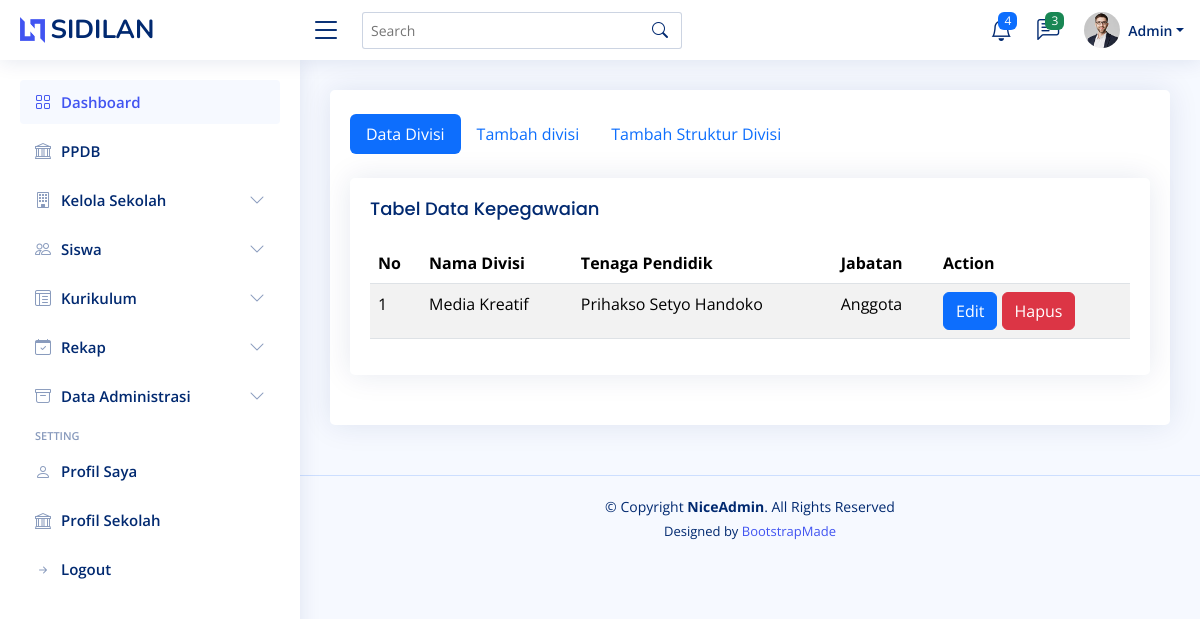
Screenshot of /sidilan.smpunggulanzaha/admin/kepegawaian.php (signed in) with the database file from the repository.
### tables this page shows
CREATE TABLE `kepegawaian` (
  `id_kepegawaian` int(11) NOT NULL,
  `id_tp` int(11) DEFAULT NULL,
  `id_jabatan` int(11) DEFAULT NULL,
  `id_divisi` int(11) DEFAULT NULL,
  `id_roledivisi` int(11) DEFAULT NULL,
  `nip` varchar(20) DEFAULT NULL,
  `status` varchar(50) DEFAULT NULL,
  `tgl_mulai` date DEFAULT NULL
);

CREATE TABLE `divisi` (
  `id_divisi` int(11) NOT NULL,
  `id_sekolah` int(11) DEFAULT NULL,
  `divisi` varchar(100) DEFAULT NULL
);

CREATE TABLE `tenaga_pendidik` (
  `id_tp` int(11) NOT NULL,
  `id_sekolah` int(11) DEFAULT NULL,
  `nama` varchar(255) NOT NULL,
  `foto` varchar(255) NOT NULL,
  `email` varchar(100) DEFAULT NULL,
  `role` varchar(25) DEFAULT NULL,
  `gelar` varchar(50) DEFAULT NULL,
  `telepon` varchar(20) DEFAULT NULL,
  `jenis_identitas` varchar(50) DEFAULT NULL,
  `no_identitas` varchar(100) DEFAULT NULL,
  `jk` enum('L','P') DEFAULT NULL,
  `agama` varchar(50) DEFAULT NULL,
  `tempat_lahir` varchar(100) DEFAULT NULL,
  `tgl_lahir` date NOT NULL,
  `alamat` text DEFAULT NULL,
  `pass` varchar(255) NOT NULL,
  `provinsi` varchar(100) NOT NULL,
  `kota` varchar(100) NOT NULL,
  `kecamatan` varchar(100) NOT NULL,
  `kode` int(11) NOT NULL
);

CREATE TABLE `role_divisi` (
  `id_roledivisi` int(11) NOT NULL,
  `role_divisi` varchar(100) DEFAULT NULL
);

### sidilan.smpunggulanzaha/admin/kepegawaian.php (the view, shortened to what this page needs)
<?php include '../components/header.php' ?>
<?php include '../components/admin_navbar.php' ?>
<main id="main" class="main">
  <section class="section">
    <div class="row">
      <div class="col-lg-12">
        <div class="card">
          <div class="card-body">
            <br>
            <ul class="nav nav-pills mb-3" id="pills-tab" role="tablist">
              <li class="nav-item" role="presentation">
                <button class="nav-link active" id="pills-home-tab" data-bs-toggle="pill" data-bs-target="#pills-home" type="button" role="tab" aria-controls="pills-home" aria-selected="true">Data Divisi</button>
              </li>
              <li class="nav-item" role="presentation">
                <button class="nav-link" id="pills-input-tab" data-bs-toggle="pill" data-bs-target="#pills-input" type="button" role="tab" aria-controls="pills-input" aria-selected="false">Tambah divisi</button>
              </li>
              <li class="nav-item" role="presentation">
                <button class="nav-link" id="pills-struktur-tab" data-bs-toggle="pill" data-bs-target="#pills-struktur" type="button" role="tab" aria-controls="pills-struktur" aria-selected="false">Tambah Struktur Divisi</button>
              </li>
            </ul>
            <div class="tab-content pt-2" id="myTabContent">
              <div class="tab-pane fade show active" id="pills-home" role="tabpanel" aria-labelledby="home-tab">
                <div class="card">
                  <div class="card-body">
                    <h5 class="card-title">Tabel Data Kepegawaian</h5>
                    <?php
                    $query = "SELECT
                                              kepegawaian.*,
                                              divisi.divisi,
                                              role_divisi.role_divisi,
                                              tenaga_pendidik.nama
                                          FROM
                                              kepegawaian
                                          JOIN
                                              divisi ON kepegawaian.id_divisi = divisi.id_divisi
                                          JOIN
                                              role_divisi ON kepegawaian.id_roledivisi = role_divisi.id_roledivisi
                                          JOIN
                                              tenaga_pendidik ON kepegawaian.id_tp = tenaga_pendidik.id_tp
                                          ORDER BY
                                              divisi.divisi ASC,
                                              role_divisi.id_roledivisi ASC;
                                          ";
                    $result = $conn->query($query);
                    ?>
                    <table class="table table-striped">
                      <thead>
                        <tr>
                          <th scope="col">No</th>
                          <th scope="col">Nama Divisi</th>
                          <th scope="col">Tenaga Pendidik</th>
                          <th scope="col">Jabatan</th>
                          <th scope="col">Action</th>
                        </tr>
                      </thead>
                      <tbody>
                        <?php
                        $no = 1;
                        while ($row = $result->fetch_assoc()) {
                          echo "<tr>";
                          echo "<td>" . $no++ . "</td>";
                          echo "<td>" . htmlspecialchars($row['divisi']) . "</td>";
                          echo "<td>" . htmlspecialchars($row['nama']) . "</td>";
                          echo "<td>" . htmlspecialchars($row['role_divisi']) . "</td>";
                          echo "<td>
                                        <button type='button' class='btn btn-primary' data-bs-toggle='modal' data-bs-target='#editModal" . $row['id_kepegawaian'] . "'>
                                        Edit
                                        </button>
                                        <form action='../proses/admin-jadwal-mengajar.php?act=delete-jadwal' method='post' style='display:inline-block;'>
                                            <input type='hidden' name='id_kepegawaian' value='" . $row['id_kepegawaian'] . "'>
                                            <button type='submit' class='btn btn-danger' onclick='return confirm(\"Apakah Anda yakin ingin menghapus data ini?\")'>
                                            Hapus
                                            </button>
                                        </form>
                                    </td>";
                          echo "</tr>";
                        }
                        ?>
                      </tbody>
                    </table>
                  </div>
                </div>
              </div>
            </div>
          </div>
        </div>
      </div>
    </div>
  </section>
</main>
<?php include '../components/footer.php' ?>

### sidilan.smpunggulanzaha/assets/css/style.css (style rules this page uses)
:root { scroll-behavior: smooth; }
body { font-family: "Open Sans", sans-serif; background: #f6f9ff; color: #444444; }
h1, h2, h3, h4, h5, h6 { font-family: "Nunito", sans-serif; }
#main { margin-top: 60px; padding: 20px 30px; transition: all 0.3s; }
.card { margin-bottom: 30px; border: none; border-radius: 5px; box-shadow: 0px 0 30px rgba(1, 41, 112, 0.1); }
.card-title { padding: 20px 0 15px 0; font-size: 18px; font-weight: 500; color: #012970; font-family: "Poppins", sans-serif; }
.card-body { padding: 0 20px 20px 20px; }
@media (min-width: 1200px) { #main, #footer { margin-left: 300px; } }

### rows the page displays
kepegawaian: id_divisi.divisi "Media Kreatif", id_tp.nama "Prihakso Setyo Handoko", id_roledivisi.role_divisi "Anggota"

### other values shown
$nama "Admin"
